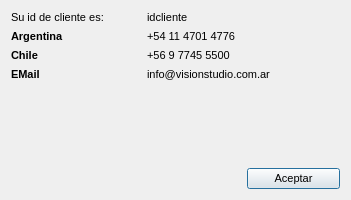
<?xml version="1.0" encoding="UTF-8"?>
<ui version="4.0">
 <class>Contacto</class>
 <widget class="QDialog" name="Contacto">
  <property name="geometry">
   <rect>
    <x>0</x>
    <y>0</y>
    <width>351</width>
    <height>200</height>
   </rect>
  </property>
  <property name="font">
   <font>
    <pointsize>8</pointsize>
   </font>
  </property>
  <property name="windowTitle">
   <string>Contacto</string>
  </property>
  <layout class="QGridLayout" name="gridLayout">
   <item row="0" column="1">
    <widget class="QLabel" name="cliente_id">
     <property name="text">
      <string>idcliente</string>
     </property>
    </widget>
   </item>
   <item row="3" column="0">
    <widget class="QLabel" name="label_5">
     <property name="font">
      <font>
       <weight>75</weight>
       <bold>true</bold>
      </font>
     </property>
     <property name="text">
      <string>EMail</string>
     </property>
    </widget>
   </item>
   <item row="0" column="0">
    <widget class="QLabel" name="label">
     <property name="minimumSize">
      <size>
       <width>130</width>
       <height>0</height>
      </size>
     </property>
     <property name="maximumSize">
      <size>
       <width>130</width>
       <height>16777215</height>
      </size>
     </property>
     <property name="text">
      <string>Su id de cliente es:</string>
     </property>
    </widget>
   </item>
   <item row="2" column="0">
    <widget class="QLabel" name="label_4">
     <property name="font">
      <font>
       <weight>75</weight>
       <bold>true</bold>
      </font>
     </property>
     <property name="text">
      <string>Chile</string>
     </property>
    </widget>
   </item>
   <item row="1" column="0">
    <widget class="QLabel" name="label_3">
     <property name="font">
      <font>
       <weight>75</weight>
       <bold>true</bold>
      </font>
     </property>
     <property name="text">
      <string>Argentina </string>
     </property>
    </widget>
   </item>
   <item row="4" column="0">
    <spacer name="verticalSpacer">
     <property name="orientation">
      <enum>Qt::Vertical</enum>
     </property>
     <property name="sizeHint" stdset="0">
      <size>
       <width>20</width>
       <height>40</height>
      </size>
     </property>
    </spacer>
   </item>
   <item row="5" column="2">
    <widget class="QPushButton" name="aceptar">
     <property name="maximumSize">
      <size>
       <width>100</width>
       <height>16777215</height>
      </size>
     </property>
     <property name="text">
      <string>Aceptar</string>
     </property>
    </widget>
   </item>
   <item row="3" column="1" colspan="2">
    <widget class="QLabel" name="label_8">
     <property name="text">
      <string>info@visionstudio.com.ar</string>
     </property>
    </widget>
   </item>
   <item row="2" column="1" colspan="2">
    <widget class="QLabel" name="label_7">
     <property name="text">
      <string>+56 9 7745 5500</string>
     </property>
    </widget>
   </item>
   <item row="1" column="1" colspan="2">
    <widget class="QLabel" name="label_6">
     <property name="text">
      <string>+54 11 4701 4776</string>
     </property>
    </widget>
   </item>
  </layout>
 </widget>
 <resources/>
 <connections/>
</ui>
